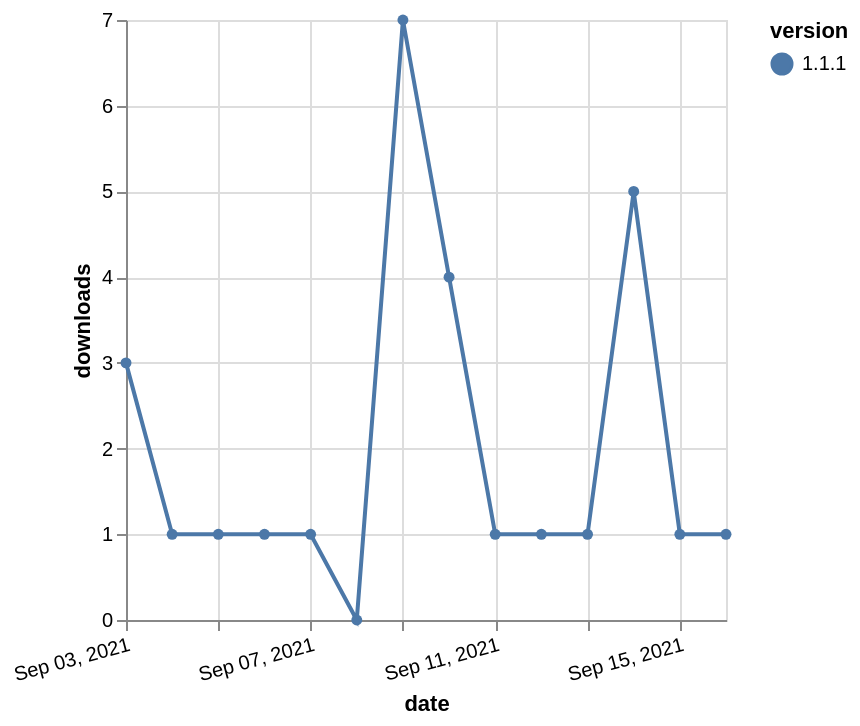

Describe this chart as a Vega-Lite specification.
### Vega-Lite specification from a JSON file in a GitHub repository (floating-point values rounded to 4 significant figures)
{"$schema": "https://vega.github.io/schema/vega-lite/v5.json", "description": "A simple bar chart with embedded data.", "data": {"values": [{"date": "2021-09-03", "total": 142, "delta": 3, "version": "1.1.1"}, {"date": "2021-09-04", "total": 143, "delta": 1, "version": "1.1.1"}, {"date": "2021-09-05", "total": 144, "delta": 1, "version": "1.1.1"}, {"date": "2021-09-06", "total": 145, "delta": 1, "version": "1.1.1"}, {"date": "2021-09-07", "total": 146, "delta": 1, "version": "1.1.1"}, {"date": "2021-09-08", "total": 146, "delta": 0, "version": "1.1.1"}, {"date": "2021-09-09", "total": 153, "delta": 7, "version": "1.1.1"}, {"date": "2021-09-10", "total": 157, "delta": 4, "version": "1.1.1"}, {"date": "2021-09-11", "total": 158, "delta": 1, "version": "1.1.1"}, {"date": "2021-09-12", "total": 159, "delta": 1, "version": "1.1.1"}, {"date": "2021-09-13", "total": 160, "delta": 1, "version": "1.1.1"}, {"date": "2021-09-14", "total": 165, "delta": 5, "version": "1.1.1"}, {"date": "2021-09-15", "total": 166, "delta": 1, "version": "1.1.1"}, {"date": "2021-09-16", "total": 167, "delta": 1, "version": "1.1.1"}]}, "width": "container", "mark": {"type": "line", "point": {"filled": true}}, "encoding": {"x": {"field": "date", "type": "temporal", "timeUnit": "yearmonthdate", "title": "date", "axis": {"labelAngle": -15}}, "y": {"field": "delta", "type": "quantitative", "title": "downloads"}, "color": {"field": "version", "type": "nominal"}, "tooltip": {"field": "delta"}}}
